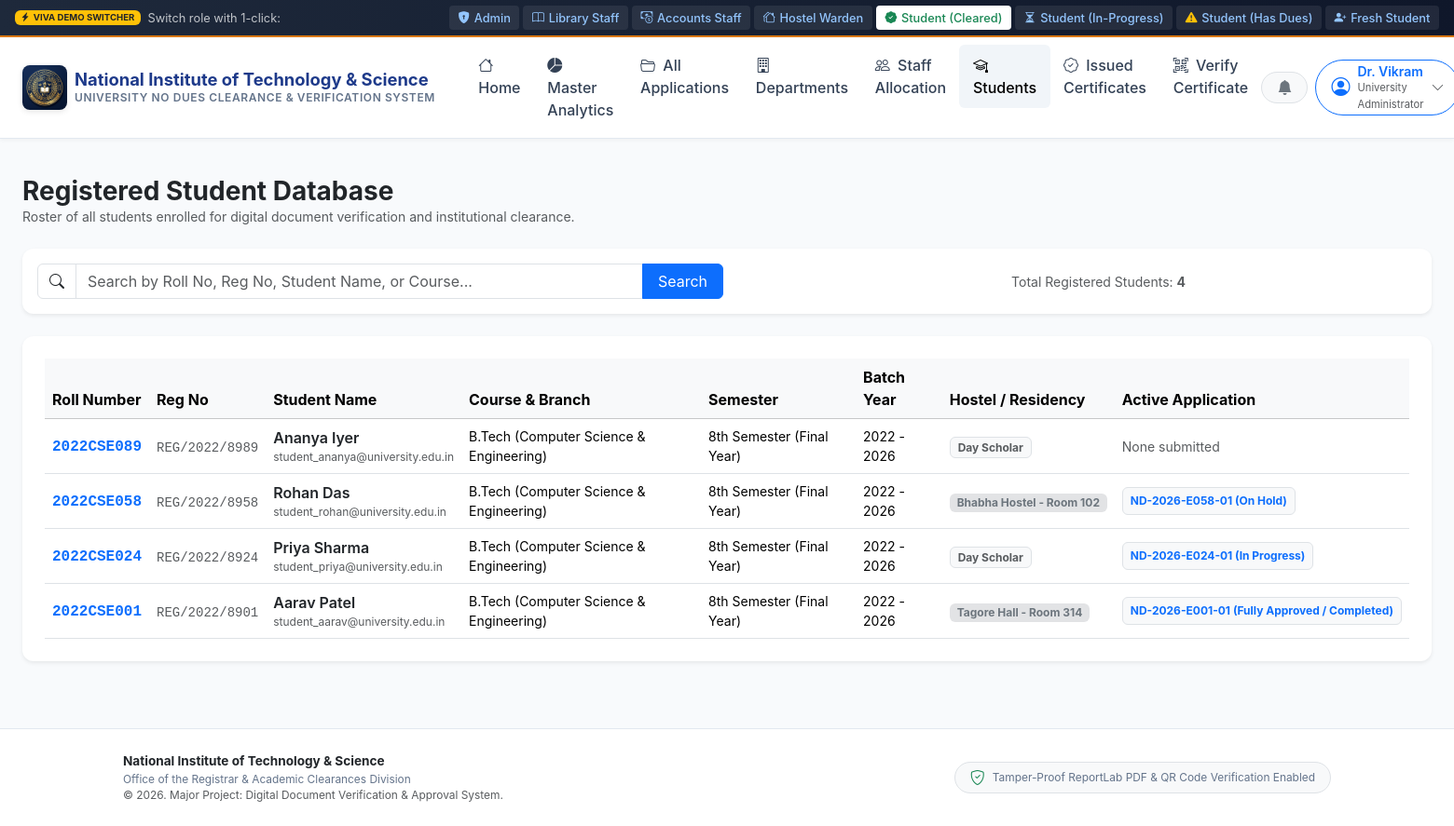
The app's page /admin-portal/students/ (signed in) with its own data.
### accounts/models.py (models this page shows, shortened)
class CustomUser(AbstractUser):
    ROLE_STUDENT = 'STUDENT'
    ROLE_STAFF = 'STAFF'
    ROLE_ADMIN = 'ADMIN'
    ROLE_CHOICES = [
        (ROLE_STUDENT, 'Student'),
        (ROLE_STAFF, 'Department Staff'),
        (ROLE_ADMIN, 'University Administrator'),
    ]
    role = models.CharField(max_length=20, choices=ROLE_CHOICES, default=ROLE_STUDENT)
    phone_number = models.CharField(max_length=15, blank=True, null=True)
    avatar = models.ImageField(upload_to='avatars/', blank=True, null=True)
    @property
    def is_student(self):
        return self.role == self.ROLE_STUDENT
    @property
    def is_department_staff(self):
        return self.role == self.ROLE_STAFF
    @property
    def is_university_admin(self):
        return self.role == self.ROLE_ADMIN or self.is_superuser

class StudentProfile(models.Model):
    user = models.OneToOneField(CustomUser, on_delete=models.CASCADE, related_name='student_profile')
    roll_number = models.CharField(max_length=50, unique=True, verbose_name="Roll Number")
    registration_number = models.CharField(max_length=50, unique=True, verbose_name="Registration / Enrollment No.")
    course = models.CharField(max_length=100, default="B.Tech (Computer Science & Engineering)")
    branch = models.CharField(max_length=100, default="Computer Science & Engineering")
    semester = models.CharField(max_length=20, default="8th Semester")
    batch_year = models.CharField(max_length=30, default="2022 - 2026")
    academic_session = models.CharField(max_length=20, default="2025-2026")
    is_hostel_resident = models.BooleanField(default=False)
    hostel_details = models.CharField(max_length=100, blank=True, default="Day Scholar")
    father_name = models.CharField(max_length=100, blank=True)
    address = models.TextField(blank=True)
    contact_number = models.CharField(max_length=15, blank=True)
    created_at = models.DateTimeField(auto_now_add=True)
    updated_at = models.DateTimeField(auto_now=True)

### clearance/models.py (models this page shows, shortened)
class NoDuesApplication(models.Model):
    STATUS_DRAFT = 'DRAFT'
    STATUS_SUBMITTED = 'SUBMITTED'
    STATUS_IN_PROGRESS = 'IN_PROGRESS'
    STATUS_ACTION_REQUIRED = 'ACTION_REQUIRED'
    STATUS_ON_HOLD = 'ON_HOLD'
    STATUS_REJECTED = 'REJECTED'
    STATUS_COMPLETED = 'COMPLETED'
    STATUS_CHOICES = [
        (STATUS_DRAFT, 'Draft'),
        (STATUS_SUBMITTED, 'Submitted'),
        (STATUS_IN_PROGRESS, 'In Progress'),
        (STATUS_ACTION_REQUIRED, 'Action Required (Dues/Remarks)'),
        (STATUS_ON_HOLD, 'On Hold'),
        (STATUS_REJECTED, 'Rejected'),
        (STATUS_COMPLETED, 'Fully Approved / Completed'),
    ]
    PURPOSE_DEGREE = 'DEGREE'
    PURPOSE_SEMESTER = 'SEMESTER'
    PURPOSE_MIGRATION = 'MIGRATION'
    PURPOSE_INTERNSHIP = 'INTERNSHIP'
    PURPOSE_OTHER = 'OTHER'
    PURPOSE_CHOICES = [
        (PURPOSE_DEGREE, 'Final Degree / Course Completion Clearance'),
        (PURPOSE_SEMESTER, 'Semester End Registration Clearance'),
        (PURPOSE_MIGRATION, 'Transfer / Migration Certificate Clearance'),
        (PURPOSE_INTERNSHIP, 'Off-Campus Internship / Project Clearance'),
        (PURPOSE_OTHER, 'Other Institutional Clearance'),
    ]
    application_no = models.CharField(max_length=50, unique=True, db_index=True)
    student = models.ForeignKey(StudentProfile, on_delete=models.CASCADE, related_name='applications')
    purpose = models.CharField(max_length=30, choices=PURPOSE_CHOICES, default=PURPOSE_DEGREE)
    other_purpose_details = models.CharField(max_length=255, blank=True)
    academic_session = models.CharField(max_length=20, default="2025-2026")
    current_semester = models.CharField(max_length=30, default="8th Semester")
    supporting_document = models.FileField(upload_to='application_docs/', blank=True, null=True)
    student_remarks = models.TextField(blank=True, help_text="Notes/Comments from student upon submission")
    overall_status = models.CharField(max_length=30, choices=STATUS_CHOICES, default=STATUS_SUBMITTED)
    total_dues_amount = models.DecimalField(max_digits=10, decimal_places=2, default=Decimal('0.00'))
    submitted_at = models.DateTimeField(default=timezone.now)
    completed_at = models.DateTimeField(blank=True, null=True)
    created_at = models.DateTimeField(auto_now_add=True)
    updated_at = models.DateTimeField(auto_now=True)
    class Meta:
        ordering = ['-submitted_at']

### clearance/views.py (the view)
    def wrapper(request, *args, **kwargs):
        if not request.user.is_authenticated:
            return redirect('login')
        if not request.user.is_university_admin:
            messages.warning(request, "Access restricted to University Administrators.")
            return redirect('dashboard_redirect')
        return view_func(request, *args, **kwargs)

### templates/clearance/admin_portal/students_list.html (shortened to what this page needs)
{% extends 'base.html' %}
{% block content %}
<div class="container-fluid px-lg-4 py-4">
  <div class="d-flex flex-wrap justify-content-between align-items-center mb-4">
    <div>
      <h3 class="fw-bold text-dark mb-0">Registered Student Database</h3>
      <p class="text-muted small mb-0">Roster of all students enrolled for digital document verification and institutional clearance.</p>
    </div>
  </div>
  <div class="card card-clean border-0 shadow-sm p-3 mb-4">
    <form method="GET" class="row g-2 align-items-center">
      <div class="col-md-6">
        <div class="input-group">
          <span class="input-group-text bg-white"><i class="bi bi-search"></i></span>
          <input type="text" name="q" class="form-control" placeholder="Search by Roll No, Reg No, Student Name, or Course..." value="{{ search_query }}">
          <button type="submit" class="btn btn-primary px-3">Search</button>
        </div>
      </div>
      <div class="col-md-4 text-md-end">
        <span class="text-muted small">Total Registered Students: <b>{{ students.count }}</b></span>
      </div>
    </form>
  </div>
  <div class="card card-clean border-0 shadow-sm p-4">
    <div class="table-responsive">
      <table class="table table-hover align-middle mb-0">
        <thead class="table-light">
          <tr>
            <th>Roll Number</th>
            <th>Reg No</th>
            <th>Student Name</th>
            <th>Course & Branch</th>
            <th>Semester</th>
            <th>Batch Year</th>
            <th>Hostel / Residency</th>
            <th>Active Application</th>
          </tr>
        </thead>
        <tbody>
          {% for student in students %}
            <tr>
              <td><span class="font-monospace fw-bold text-primary">{{ student.roll_number }}</span></td>
              <td><span class="font-monospace text-muted small">{{ student.registration_number }}</span></td>
              <td>
                <div class="fw-semibold text-dark">{{ student.user.get_full_name|default:student.user.username }}</div>
                <div class="text-muted small" style="font-size: 0.75rem;">{{ student.user.email }}</div>
              </td>
              <td class="small">{{ student.course }}</td>
              <td class="small">{{ student.semester }}</td>
              <td class="small">{{ student.batch_year }}</td>
              <td>
                {% if student.is_hostel_resident %}
                  <span class="badge bg-secondary-subtle text-secondary">{{ student.hostel_details }}</span>
                {% else %}
                  <span class="badge bg-light text-muted border">Day Scholar</span>
                {% endif %}
              </td>
              <td>
                {% with app=student.applications.first %}
                  {% if app %}
                    <a href="{% url 'admin_application_detail' app.application_no %}" class="badge bg-light text-primary border text-decoration-none p-2">
                      {{ app.application_no }} ({{ app.get_overall_status_display }})
                    </a>
                  {% else %}
                    <span class="text-muted small">None submitted</span>
                  {% endif %}
                {% endwith %}
              </td>
            </tr>
          {% empty %}
            <tr>
              <td colspan="8" class="text-center py-4 text-muted">No students matching query found.</td>
            </tr>
          {% endfor %}
        </tbody>
      </table>
    </div>
  </div>
</div>
{% endblock %}

### templates/base.html (shortened to what this page needs)
{% load static %}
<!DOCTYPE html>
<html lang="en">
<head>
  <link href="https://cdn.jsdelivr.net/npm/bootstrap@5.3.3/dist/css/bootstrap.min.css" rel="stylesheet">
  <link rel="stylesheet" href="https://cdn.jsdelivr.net/npm/bootstrap-icons@1.11.3/font/bootstrap-icons.min.css">
  <link rel="stylesheet" href="{% static 'css/custom.css' %}">
</head>
<body>
  <div class="demo-role-ribbon d-flex flex-wrap justify-content-between align-items-center">
    <div class="d-flex align-items-center gap-2">
      <span class="badge bg-warning text-dark"><i class="bi bi-lightning-charge-fill me-1"></i>VIVA DEMO SWITCHER</span>
      <span class="d-none d-md-inline text-light opacity-75">Switch role with 1-click:</span>
    </div>
    <div class="d-flex flex-wrap gap-1 align-items-center">
      <a href="{% url 'quick_demo_login' 'admin' %}" title="Log in as University Admin"><i class="bi bi-shield-lock-fill"></i> Admin</a>
      <a href="{% url 'quick_demo_login' 'staff_library' %}" title="Log in as Central Library Staff"><i class="bi bi-book"></i> Library Staff</a>
      <a href="{% url 'quick_demo_login' 'staff_accounts' %}" title="Log in as Accounts Officer"><i class="bi bi-cash-coin"></i> Accounts Staff</a>
      <a href="{% url 'quick_demo_login' 'staff_hostel' %}" title="Log in as Chief Warden"><i class="bi bi-houses"></i> Hostel Warden</a>
      <a href="{% url 'quick_demo_login' 'student_completed' %}" class="border-success text-success bg-white" title="Student with 100% Cleared Certificate"><i class="bi bi-patch-check-fill text-success"></i> Student (Cleared)</a>
      <a href="{% url 'quick_demo_login' 'student_in_progress' %}" title="Student in progress"><i class="bi bi-hourglass-split"></i> Student (In-Progress)</a>
      <a href="{% url 'quick_demo_login' 'student_with_dues' %}" title="Student with pending dues"><i class="bi bi-exclamation-triangle-fill text-warning"></i> Student (Has Dues)</a>
      <a href="{% url 'quick_demo_login' 'student_new' %}" title="Fresh student ready to submit application"><i class="bi bi-person-plus-fill"></i> Fresh Student</a>
    </div>
  </div>
  <nav class="navbar navbar-expand-lg univ-navbar sticky-top">
    <div class="container-fluid px-lg-4">
      <a class="navbar-brand d-flex align-items-center gap-2" href="{% url 'landing_page' %}">
        <img src="{% static 'images/university_crest.jpg' %}" alt="University Crest" class="brand-crest">
        <div>
          <div class="brand-title">{{ UNIVERSITY_NAME }}</div>
          <div class="brand-subtitle">{{ UNIVERSITY_SUBTITLE }}</div>
        </div>
      </a>
      <div class="collapse navbar-collapse" id="univNavbarNav">
        <ul class="navbar-nav me-auto ms-lg-3 mb-2 mb-lg-0">
          <li class="nav-item">
            <a class="nav-link {% if request.resolver_match.url_name == 'landing_page' %}active{% endif %}" href="{% url 'landing_page' %}">
              <i class="bi bi-house me-1"></i> Home
            </a>
          </li>
          {% if request.user.is_authenticated %}
            {% if request.user.is_student %}
              <li class="nav-item">
                <a class="nav-link {% if request.resolver_match.url_name == 'student_dashboard' %}active{% endif %}" href="{% url 'student_dashboard' %}">
                  <i class="bi bi-speedometer2 me-1"></i> My Dashboard
                </a>
              </li>
              <li class="nav-item">
                <a class="nav-link {% if request.resolver_match.url_name == 'student_apply' %}active{% endif %}" href="{% url 'student_apply' %}">
                  <i class="bi bi-plus-circle me-1"></i> Apply for No Dues
                </a>
              </li>
              <li class="nav-item">
                <a class="nav-link {% if request.resolver_match.url_name == 'student_applications_list' %}active{% endif %}" href="{% url 'student_applications_list' %}">
                  <i class="bi bi-card-checklist me-1"></i> My Applications
                </a>
              </li>
            {% elif request.user.is_university_admin %}
              <li class="nav-item">
                <a class="nav-link {% if request.resolver_match.url_name == 'admin_dashboard' %}active{% endif %}" href="{% url 'admin_dashboard' %}">
                  <i class="bi bi-pie-chart-fill me-1"></i> Master Analytics
                </a>
              </li>
              <li class="nav-item">
                <a class="nav-link {% if request.resolver_match.url_name == 'admin_applications' %}active{% endif %}" href="{% url 'admin_applications' %}">
                  <i class="bi bi-folder2-open me-1"></i> All Applications
                </a>
              </li>
              <li class="nav-item">
                <a class="nav-link {% if request.resolver_match.url_name == 'admin_departments' %}active{% endif %}" href="{% url 'admin_departments' %}">
                  <i class="bi bi-building me-1"></i> Departments
                </a>
              </li>
              <li class="nav-item">
                <a class="nav-link {% if request.resolver_match.url_name == 'admin_staff' %}active{% endif %}" href="{% url 'admin_staff' %}">
                  <i class="bi bi-people me-1"></i> Staff Allocation
                </a>
              </li>
              <li class="nav-item">
                <a class="nav-link {% if request.resolver_match.url_name == 'admin_students' %}active{% endif %}" href="{% url 'admin_students' %}">
                  <i class="bi bi-mortarboard me-1"></i> Students
                </a>
              </li>
              <li class="nav-item">
                <a class="nav-link {% if request.resolver_match.url_name == 'admin_certificates' %}active{% endif %}" href="{% url 'admin_certificates' %}">
                  <i class="bi bi-patch-check me-1"></i> Issued Certificates
                </a>
              </li>
            {% endif %}
          {% endif %}
          <li class="nav-item">
            <a class="nav-link {% if request.resolver_match.url_name == 'verify_certificate_query' %}active{% endif %}" href="{% url 'verify_certificate_query' %}">
              <i class="bi bi-qr-code-scan me-1"></i> Verify Certificate
            </a>
          </li>
        </ul>
        <div class="d-flex align-items-center gap-2">
          {% if request.user.is_authenticated %}
            <div class="dropdown">
              <button class="btn btn-light position-relative rounded-pill px-3 py-1 border" type="button" data-bs-toggle="dropdown" aria-expanded="false">
                <i class="bi bi-bell-fill text-secondary"></i>
              </button>
            </div>
            <div class="dropdown">
              <button class="btn btn-outline-primary d-flex align-items-center gap-2 rounded-pill px-3 py-1" type="button" data-bs-toggle="dropdown" aria-expanded="false">
                <i class="bi bi-person-circle fs-5"></i>
                <div class="text-start d-none d-sm-block" style="line-height: 1.1;">
                  <span class="fw-semibold small d-block">{{ request.user.first_name|default:request.user.username }}</span>
                  <span class="text-muted" style="font-size: 0.7rem;">{{ request.user.get_role_display }}</span>
                </div>
                <i class="bi bi-chevron-down small text-muted"></i>
              </button>
            </div>
          {% endif %}
        </div>
      </div>
    </div>
  </nav>
  <main class="flex-grow-1">
    {% block content %}{% endblock %}
  </main>
  <footer class="mt-5">
    <div class="container">
      <div class="row align-items-center gy-3">
        <div class="col-md-6 text-center text-md-start">
          <div class="fw-bold text-dark">{{ UNIVERSITY_NAME }}</div>
          <div class="small">Office of the Registrar & Academic Clearances Division</div>
          <div class="small text-muted">&copy; 2026. Major Project: Digital Document Verification & Approval System.</div>
        </div>
        <div class="col-md-6 text-center text-md-end">
          <div class="d-inline-flex align-items-center gap-2 bg-light border px-3 py-1 rounded-pill small">
            <i class="bi bi-shield-check text-success fs-6"></i>
            <span>Tamper-Proof ReportLab PDF & QR Code Verification Enabled</span>
          </div>
        </div>
      </div>
    </div>
  </footer>
</body>
</html>

### records on screen
CustomUser: user.first_name "Dr. Vikram", user.role "University Administrator"
StudentProfile: roll_number "2022CSE089", registration_number "REG/2022/8989", user.get_full_name "Ananya Iyer", user.email "student_ananya@university.edu.in", course "B.Tech (Computer Science & Engineering)", semester "8th Semester (Final Year)", batch_year "2022 - 2026", is_hostel_resident "Day Scholar", shows "None submitted"
StudentProfile: roll_number "2022CSE058", registration_number "REG/2022/8958", user.get_full_name "Rohan Das", user.email "student_rohan@university.edu.in", course "B.Tech (Computer Science & Engineering)", semester "8th Semester (Final Year)", batch_year "2022 - 2026", hostel_details "Bhabha Hostel - Room 102", applications.first.application_no "ND-2026-E058-01", applications.first.overall_status "On Hold"
StudentProfile: roll_number "2022CSE024", registration_number "REG/2022/8924", user.get_full_name "Priya Sharma", user.email "student_priya@university.edu.in", course "B.Tech (Computer Science & Engineering)", semester "8th Semester (Final Year)", batch_year "2022 - 2026", is_hostel_resident "Day Scholar", applications.first.application_no "ND-2026-E024-01", applications.first.overall_status "In Progress"
StudentProfile: roll_number "2022CSE001", registration_number "REG/2022/8901", user.get_full_name "Aarav Patel", user.email "student_aarav@university.edu.in", course "B.Tech (Computer Science & Engineering)", semester "8th Semester (Final Year)", batch_year "2022 - 2026", hostel_details "Tagore Hall - Room 314", applications.first.application_no "ND-2026-E001-01", applications.first.overall_status "Fully Approved / Completed"

### other values on screen
{{ UNIVERSITY_NAME }} "National Institute of Technology & Science"
{{ UNIVERSITY_SUBTITLE }} "UNIVERSITY NO DUES CLEARANCE & VERIFICATION SYSTEM"
{{ students.count }} "4"
